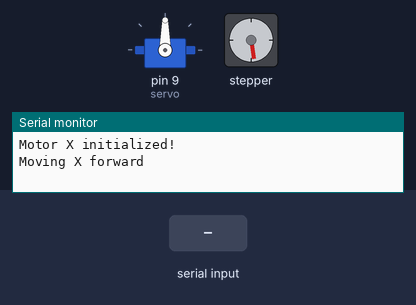
A sketch run on a simulated Arduino Uno, built with avr-gcc and run on an emulated ATmega328P. Shown: servo, stepper motor, the last lines printed to the serial monitor. The test bench sets the inputs (shaded band). Stepper angles assume 200 steps per turn.

Above: at 0.4 s.
At 2.4 s:
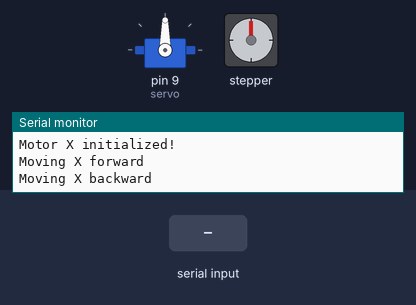
2.5 s: "-\n" received over Serial
At 2.65 s:
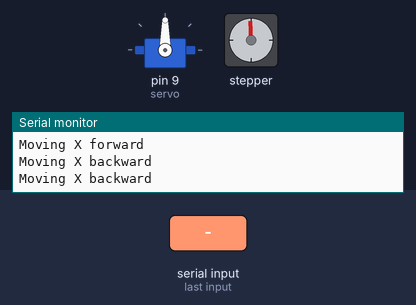
4.6 s: "1\n" received over Serial
Timing chart, 0 to 7.6 s (numbered marks = the images above; inputs shaded):
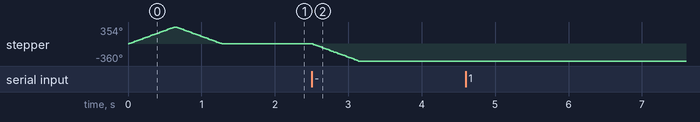

The sketch:

stepperservo.ino
```cpp
#include <AFMotor.h>
#include <Servo.h>
Servo servo;
const int stepsPerRevolution = 200;


AF_Stepper myStepperX(stepsPerRevolution, 2);

void setup() {
  Serial.begin(9600);
  servo.attach(9);
  myStepperX.setSpeed(100); // Устанавливаем скорость двигателя X
  Serial.println("Motor X initialized!");
  VPERED();
  NAZAD();
}

void loop() {
  if (Serial.available() > 0) {  // Проверяем, есть ли входящие данные
    String received = Serial.readStringUntil('\n'); // Читаем строку до символа новой строки
    received.trim();        // Удаляем пробелы и лишние символы
    received.toUpperCase(); // Приводим к верхнему регистру
    processCommand(received); // Передаем обработанную команду
  }
}

void processCommand(String command) {
  if (command == "+") { // Если команда равна "VPERED"
    VPERED(); // Выполняем функцию
  } else if (command == "-") { // Если команда равна "NAZAD"
    NAZAD();
  } else if (command == "=") {
    VPERED();
  } else if (command == "S") {
    servonazad();
  } else {
    Serial.println("Неизвестная команда: " + command);
  }
}

// Пример функции, которая выполняется по команде
void VPERED() {
  Serial.println("Moving X forward");
  myStepperX.step(200, FORWARD, SINGLE);
}

void NAZAD() {
  Serial.println("Moving X backward");
  myStepperX.step(200, BACKWARD, SINGLE);
}

void servovpered() {
  servo.write(0);
}
void servonazad() {
  servo.write(90);
}
```

Measured:
- after the input at 2.5 s, stepper: turns 360° counter-clockwise in 0.64 s, starting at once
